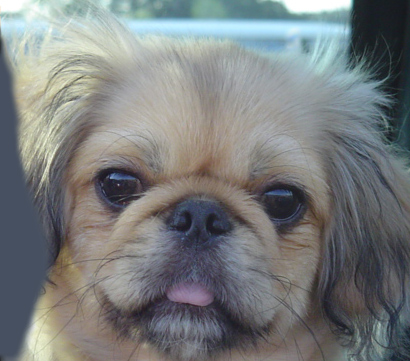
#> input picture lab1/imageQ3.jpg, 410 x 361 px
$ python lab1-Q3.py   (older library calls are emulated)
#> lines starting #> are read from the running program, lines starting #| are printed output that depends on the picture; after the words box and inside, x2 and y2 are one past the last pixel; in counts of white or black regions, pixels touching at a corner belong together
# Copyright 2020 Asako Kagurazaka
# importing package
import cv2
import numpy as np
import matplotlib.pyplot as plt

# Question3 Edges
# Code transcribed from https://medium.com/analytics-vidhya/2d-convolution-using-python-numpy-43442ff5f381
def convolve2D(image, kernel, padding=0, strides=1):
    # Cross Correlation
    kernel = np.flipud(np.fliplr(kernel))

    # Gather Shapes of Kernel + Image + Padding
    xKernShape = kernel.shape[0]
    yKernShape = kernel.shape[1]
    xImgShape = image.shape[0]
    yImgShape = image.shape[0]

    # Shape of Output Convolution
    xOutput = int(((xImgShape - xKernShape + 2 * padding) / strides) + 1)
    yOutput = int(((yImgShape - yKernShape + 2 * padding) / strides) + 1)
    output = np.zeros((xOutput, yOutput))

    # Apply Equal Padding to All Sides
    if padding != 0:
        imagePadded = np.zeros((image.shape[0] + padding*2, image.shape[1] + padding*2))
        imagePadded[int(padding):int(-1 * padding), int(padding):int(-1 * padding)] = image
        print(imagePadded)
    else:
        imagePadded = image

    # Iterate through image
    for y in range(image.shape[1]):
        # Exit Convolution
        if y > image.shape[1] - yKernShape:
            break
        # Only Convolve if y has gone down by the specified Strides
        if y % strides == 0:
            for x in range(image.shape[0]):
                # Go to next row once kernel is out of bounds
                if x > image.shape[0] - xKernShape:
                    break
                try:
                    # Only Convolve if x has moved by the specified Strides
                    if x % strides == 0:
                        output[x, y] = (kernel * imagePadded[x: x + xKernShape, y: y + yKernShape]).sum()
                except:
                    break

    return output
# Pre-defined matrices and constants
F_x = [[-1, 0, 1], [-2, 0, 2], [-1, 0, 1]]
F_y = [[-1,-2,-1], [0, 0, 0], [1, 2, 1]]

scale = 1
delta = 0
ddepth = cv2.CV_16S

# Read the image
image3 = cv2.cvtColor(cv2.imread("imageQ3.jpg"),cv2.COLOR_BGR2GRAY)
#> image3: shape (361, 410); min 22, max 255, mean 123.6

# Do the convolution
image3_cx = convolve2D(image3, F_x)
#> after the loop in convolve2D, `for y in range(image.shape[1]):`:
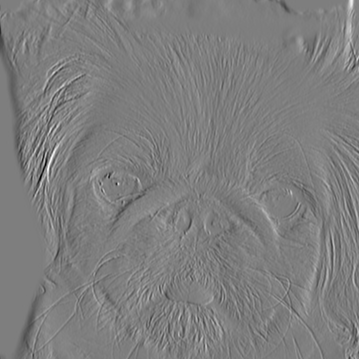
#> output: shape (359, 359) float64; min -463, max 471, mean 0.1; drawn with min black and max white
image3_cy = convolve2D(image3, F_y)
#> call 2 of convolve2D, with padding = 0, strides = 1
#> after the loop in convolve2D (call 2), `for y in range(image.shape[1]):`:
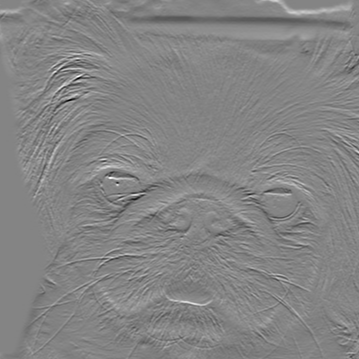
#> output: shape (359, 359) float64; min -457, max 425, mean 1.3; drawn with min black and max white

# Sobel method
grad_x = cv2.Sobel(image3, ddepth, 1, 0, ksize=3, scale=scale, delta=delta, borderType=cv2.BORDER_DEFAULT)
grad_y = cv2.Sobel(image3, ddepth, 0, 1, ksize=3, scale=scale, delta=delta, borderType=cv2.BORDER_DEFAULT)
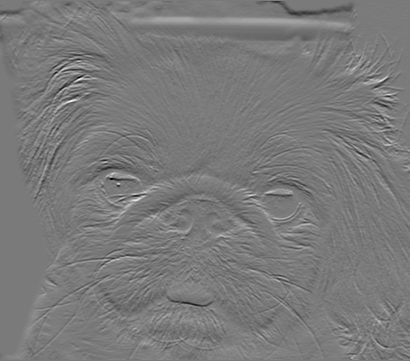
#> grad_y: shape (361, 410) int16; min -425, max 457, mean -1; drawn with min black and max white

# Absolute value
abs_grad_x = cv2.convertScaleAbs(grad_x)
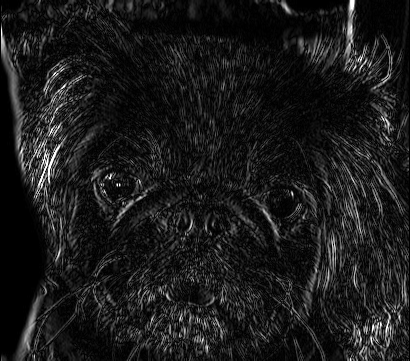
#> abs_grad_x: shape (361, 410); min 0, max 255, mean 26.8
abs_grad_y = cv2.convertScaleAbs(grad_y)
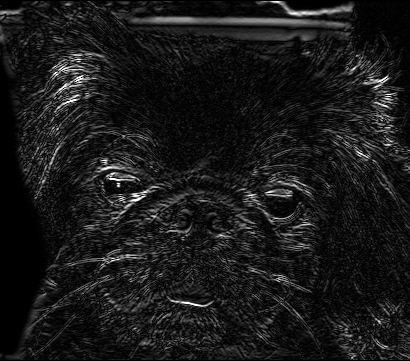
#> abs_grad_y: shape (361, 410); min 0, max 255, mean 25.5

# Show the images
cv2.imshow("Original", image3)
cv2.imshow("Convolution X axis", image3_cx)
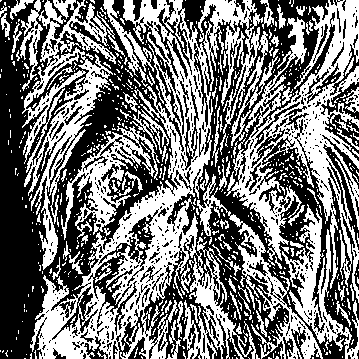
#> window 'Convolution X axis': shape (359, 359); 47.1% white; 667 white regions (572 under 20 px), largest, box (x1, y1, x2, y2) and area: (30, 0, 252, 359) 19312, (226, 0, 359, 303) 12127, (20, 0, 116, 270) 7762
cv2.imshow("Convolution Y axis", image3_cy)
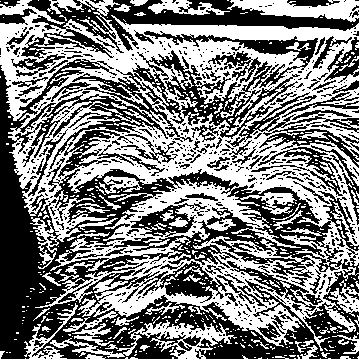
#> window 'Convolution Y axis': shape (359, 359); 49.6% white; 543 white regions (467 under 20 px), largest, box (x1, y1, x2, y2) and area: (0, 0, 359, 351) 52013, (50, 320, 237, 359) 1910, (227, 0, 359, 22) 1644
cv2.waitKey(0)
cv2.destroyAllWindows()
# Due to hardware limitations, the image displaying sessions are split in two, press any key to go to the next session
cv2.imshow("Convolution X axis", abs_grad_x)
cv2.imshow("Convolution Y axis", abs_grad_y)
cv2.waitKey(0)
cv2.destroyAllWindows()

$ run again, with lab1/imageQ1.jpg copied over lab1/imageQ3.jpg
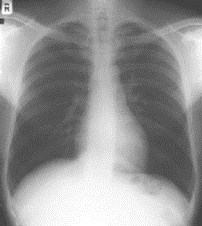
#> input picture lab1/imageQ1.jpg, 202 x 226 px
#> `cv2.imshow("Convolution X axis", image3_cx)`:
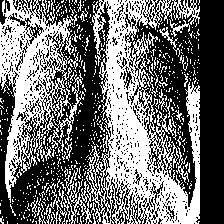
#> window 'Convolution X axis': shape (224, 224); 43.7% white; 571 white regions (547 under 20 px), largest, box (x1, y1, x2, y2) and area: (63, 0, 200, 224) 12020, (0, 0, 85, 203) 6699, (172, 0, 200, 25) 295
#> `cv2.imshow("Convolution Y axis", image3_cy)`:
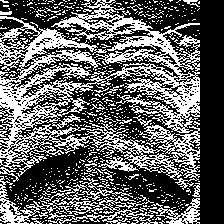
#> window 'Convolution Y axis': shape (224, 224); 38.3% white in thin lines or dots, all inside (x1, y1, x2, y2) = (0, 0, 200, 224)

$ run again, with lab1/imageQ22.tif saved as lab1/imageQ3.jpg
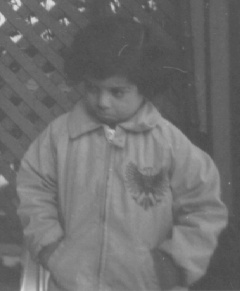
#> input picture lab1/imageQ22.tif, 240 x 291 px
#> `cv2.imshow("Convolution X axis", image3_cx)`:
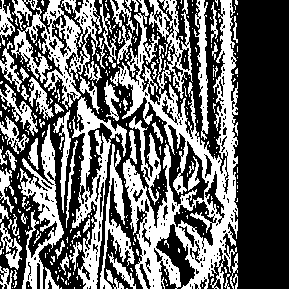
#> window 'Convolution X axis': shape (289, 289); 41.1% white; 306 white regions (243 under 20 px), largest, box (x1, y1, x2, y2) and area: (110, 0, 238, 289) 13650, (11, 0, 102, 110) 3794, (72, 97, 127, 289) 3023
#> `cv2.imshow("Convolution Y axis", image3_cy)`:
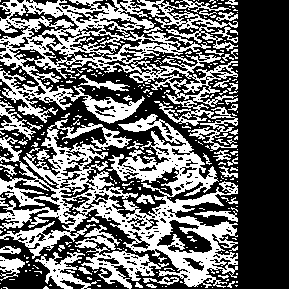
#> window 'Convolution Y axis': shape (289, 289); 40.4% white; 317 white regions (267 under 20 px), largest, box (x1, y1, x2, y2) and area: (0, 114, 238, 288) 14297, (0, 0, 238, 151) 12444, (75, 225, 169, 289) 1674
